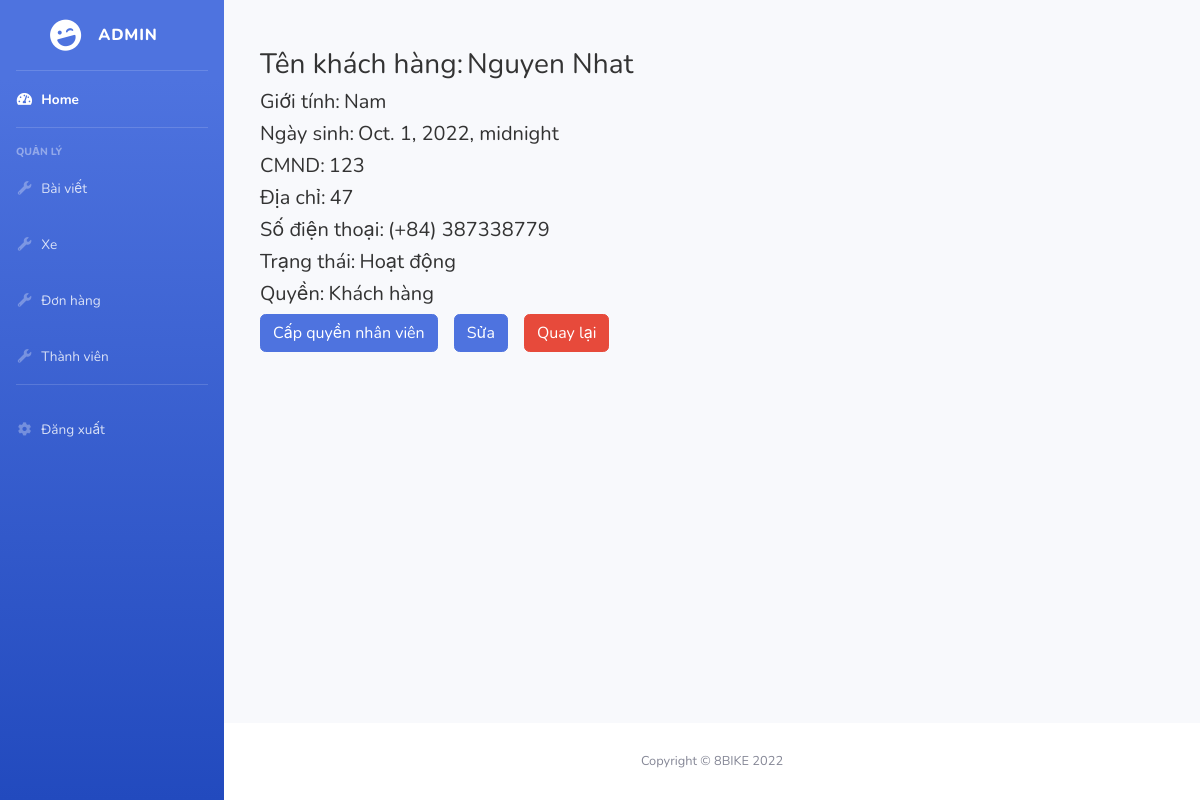
/user-detail-admin/9, run on the app's committed database.
### login/models.py (models this page shows)
class CustomUser(AbstractUser):
    gender = models.IntegerField(default=0)
    phone = models.CharField(max_length=15, blank=True)
    cmnd = models.CharField(max_length=15, blank=True)
    birthday = models.DateTimeField(default=datetime.now, null=True)
    address = models.CharField(max_length=255, blank=True)
    class Meta:
        ordering = ['last_name']

### login/views.py (the view, shortened to what this page needs)
# urls.py: path('user-detail-admin/<int:id>', UserDetailView.as_view(), name='user-detail-admin'),
class UserDetailView(View):
    def get(self, request, *args, **kwargs):
        id = kwargs['id']
        user = get_user_model().objects.get(id=id)
        return render(request, 'core/login/user_detail.html', {'user': user})

### templates/core/login/user_detail.html (shortened to what this page needs)
{% extends 'core/admin.html' %}
{% load static %}
{% block content %}
<div class="container">
    <div class="row">
        {% if user %}
        <form method="POST">
            <div class="col-sm-12">
                <div class="row" style="color: #333;">
                    <h3 class="h3 mr-1">Tên khách hàng: </h3>
                    <h3 class="sorting_1">{{ user.first_name }} {{ user.last_name }}</h3>
                </div>
                <div class="row" style="color: #333;">
                    <h5 class="h5 mr-1">Giới tính: </h5>
                    <h5 class="sorting_1">
                        {% if user.gender %}
                        Nam
                        {% else %}
                        Nữ
                        {% endif %}
                    </h5>
                </div>
                <div class="row" style="color: #333;">
                    <h5 class="h5 mr-1">Ngày sinh: </h5>
                    <h5 class="sorting_1">{{ user.birthday }}</h5>
                </div>
                <div class="row" style="color: #333;">
                    <h5 class="h5 mr-1">CMND: </h5>
                    <h5 class="sorting_1">{{ user.cmnd }}</h5>
                </div>
                <div class="row" style="color: #333;">
                    <h5 class="h5 mr-1">Địa chỉ: </h5>
                    <h5 class="sorting_1">{{ user.address }}</h5>
                </div>
                <div class="row" style="color: #333;">
                    <h5 class="h5 mr-1">Số điện thoại: </h5>
                    <h5 class="sorting_1">{{ user.phone }}</h5>
                </div>
                <div class="row" style="color: #333;">
                    <h5 class="h5 mr-1">Trạng thái: </h5>
                    <h5 class="sorting_1">
                        {% if user.is_active %}
                        Hoạt động
                        {% else %}
                        Bị khóa
                        {% endif %}
                    </h5>
                </div>
                <div class="row" style="color: #333;">
                    <h5 class="h5 mr-1">Quyền: </h5>
                    <h5>
                        {% if user.is_staff %}
                        Nhân viên
                        {% elif user.is_superuser %}
                        Quản trị viên
                        {% else %}
                        Khách hàng
                        {% endif %}
                    </h5>
                </div>
                <div class="row">
                    <input type="submit" class="btn btn-primary mr-3" value="Cấp quyền nhân viên">
                    <a href="{% url 'edit-user-admin' user.id %}" class="btn btn-primary mr-3">Sửa</a>
                    <a href="{% url 'user-admin' %}" class="btn btn-danger">Quay lại</a>
                </div>
            </div>
        </form>
        {% endif %}
    </div>
</div>
{% endblock %}

### data on the page
CustomUser: first_name "Nguyen", last_name "Nhat", birthday "Oct. 1, 2022, midnight", cmnd "123", address "47", phone "(+84) 387338779"
